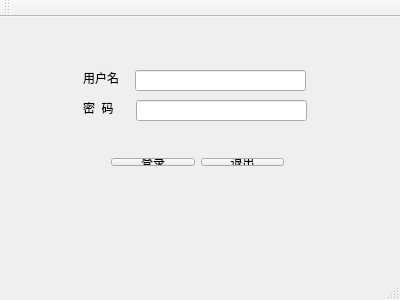
<?xml version="1.0" encoding="UTF-8"?>
<ui version="4.0">
 <class>MainWindow</class>
 <widget class="QMainWindow" name="MainWindow">
  <property name="geometry">
   <rect>
    <x>0</x>
    <y>0</y>
    <width>400</width>
    <height>300</height>
   </rect>
  </property>
  <property name="focusPolicy">
   <enum>Qt::TabFocus</enum>
  </property>
  <property name="windowTitle">
   <string>登录</string>
  </property>
  <widget class="QWidget" name="centralWidget">
   <widget class="QLabel" name="username">
    <property name="geometry">
     <rect>
      <x>83</x>
      <y>53</y>
      <width>45</width>
      <height>16</height>
     </rect>
    </property>
    <property name="text">
     <string>用户名</string>
    </property>
   </widget>
   <widget class="QLabel" name="passworld">
    <property name="geometry">
     <rect>
      <x>83</x>
      <y>83</y>
      <width>46</width>
      <height>16</height>
     </rect>
    </property>
    <property name="text">
     <string>密  码</string>
    </property>
   </widget>
   <widget class="QLineEdit" name="lineEdit1">
    <property name="geometry">
     <rect>
      <x>135</x>
      <y>53</y>
      <width>171</width>
      <height>21</height>
     </rect>
    </property>
   </widget>
   <widget class="QLineEdit" name="lineEdit2">
    <property name="geometry">
     <rect>
      <x>136</x>
      <y>83</y>
      <width>171</width>
      <height>21</height>
     </rect>
    </property>
    <property name="echoMode">
     <enum>QLineEdit::Password</enum>
    </property>
   </widget>
   <widget class="QWidget" name="layoutWidget">
    <property name="geometry">
     <rect>
      <x>100</x>
      <y>130</y>
      <width>195</width>
      <height>30</height>
     </rect>
    </property>
    <layout class="QHBoxLayout" name="horizontalLayout">
     <item>
      <widget class="QPushButton" name="button_login">
       <property name="text">
        <string>登录</string>
       </property>
      </widget>
     </item>
     <item>
      <widget class="QPushButton" name="button_exit">
       <property name="text">
        <string>退出</string>
       </property>
      </widget>
     </item>
    </layout>
   </widget>
  </widget>
  <widget class="QMenuBar" name="menuBar">
   <property name="geometry">
    <rect>
     <x>0</x>
     <y>0</y>
     <width>400</width>
     <height>26</height>
    </rect>
   </property>
  </widget>
  <widget class="QToolBar" name="mainToolBar">
   <attribute name="toolBarArea">
    <enum>TopToolBarArea</enum>
   </attribute>
   <attribute name="toolBarBreak">
    <bool>false</bool>
   </attribute>
  </widget>
  <widget class="QStatusBar" name="statusBar"/>
 </widget>
 <layoutdefault spacing="6" margin="11"/>
 <resources/>
 <connections/>
</ui>
